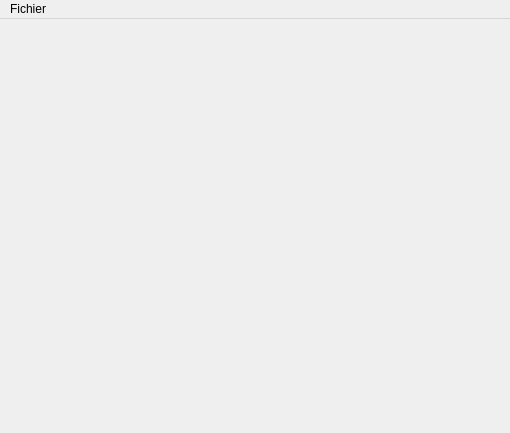
<?xml version="1.0" encoding="UTF-8"?>
<ui version="4.0">
 <class>MainWindow</class>
 <widget class="QMainWindow" name="MainWindow">
  <property name="geometry">
   <rect>
    <x>0</x>
    <y>0</y>
    <width>510</width>
    <height>433</height>
   </rect>
  </property>
  <property name="windowTitle">
   <string>Diagramme d'exécution</string>
  </property>
  <widget class="QWidget" name="centralwidget">
   <layout class="QVBoxLayout" name="verticalLayout_4">
    <item>
     <widget class="QWidget" name="canvasContainer" native="true">
      <property name="sizePolicy">
       <sizepolicy hsizetype="Expanding" vsizetype="Expanding">
        <horstretch>0</horstretch>
        <verstretch>0</verstretch>
       </sizepolicy>
      </property>
     </widget>
    </item>
   </layout>
  </widget>
  <widget class="QMenuBar" name="menuBar">
   <property name="geometry">
    <rect>
     <x>0</x>
     <y>0</y>
     <width>510</width>
     <height>25</height>
    </rect>
   </property>
   <widget class="QMenu" name="menuFile">
    <property name="title">
     <string>Fichier</string>
    </property>
    <addaction name="actionNew"/>
    <addaction name="actionOpen"/>
    <addaction name="separator"/>
    <addaction name="actionSave"/>
    <addaction name="actionSaveAs"/>
    <addaction name="separator"/>
    <addaction name="actionQuitter"/>
   </widget>
   <addaction name="menuFile"/>
  </widget>
  <action name="actionOpen">
   <property name="text">
    <string>Ouvrir</string>
   </property>
  </action>
  <action name="actionNew">
   <property name="text">
    <string>Nouveau</string>
   </property>
  </action>
  <action name="actionSave">
   <property name="text">
    <string>Enregistrer</string>
   </property>
  </action>
  <action name="actionSaveAs">
   <property name="text">
    <string>Enregistrer Sous</string>
   </property>
  </action>
  <action name="actionQuitter">
   <property name="text">
    <string>Quitter</string>
   </property>
  </action>
  <action name="actionUndo">
   <property name="text">
    <string>Annuler</string>
   </property>
  </action>
  <action name="actionRedo">
   <property name="text">
    <string>Répéter</string>
   </property>
  </action>
 </widget>
 <resources/>
 <connections/>
</ui>
